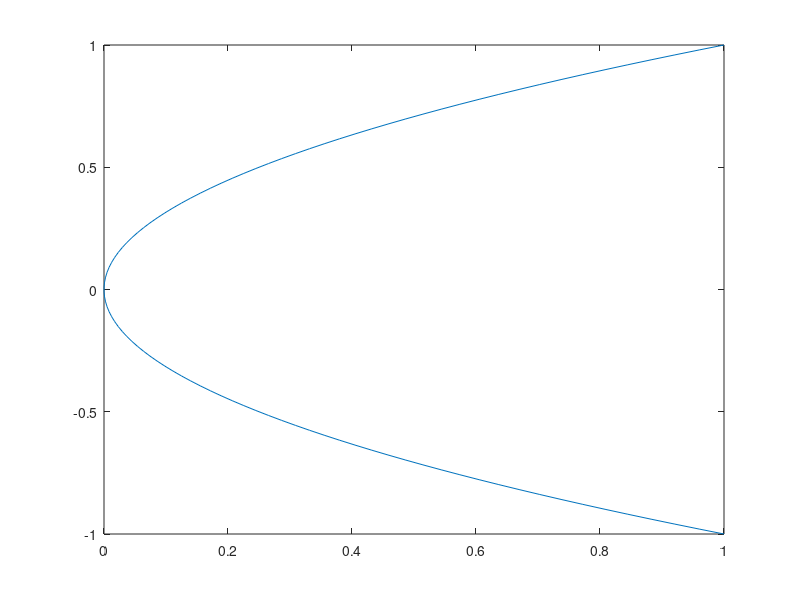

Recreate this plot in MATLAB. (Note: this script raises an error after producing the figure.)
% Illustration fold bifurcation

t=linspace(-1,1);
t2=linspace(-1/2,1/2);

l=plot(t.^2,t);
l.LineWidth=20;

% uncomment the following two lines for pitchfork bifurcation
hold on
l2=plot(t,0*t);
l2.LineWidth=20;



%plot(t.^3,-t.^2,'b','LineWidth',3)


%xlabel('parameter')
%ylabel('solution')
%ylabel('parameter')
xlabel('$\mu_1$','Interpreter','Latex')
ylabel('$z$','Interpreter','Latex')
ax=gca;
ax.XTickLabel={};
ax.YTickLabel={};
ax.FontSize = 60;

hold on

p=plot(0,0,'*');
p.MarkerSize=50;
p.LineWidth=8;
p.Color='k';
grid on

orient landscape
%print('fold_illustration_landscape','-dpdf','-fillpage')

